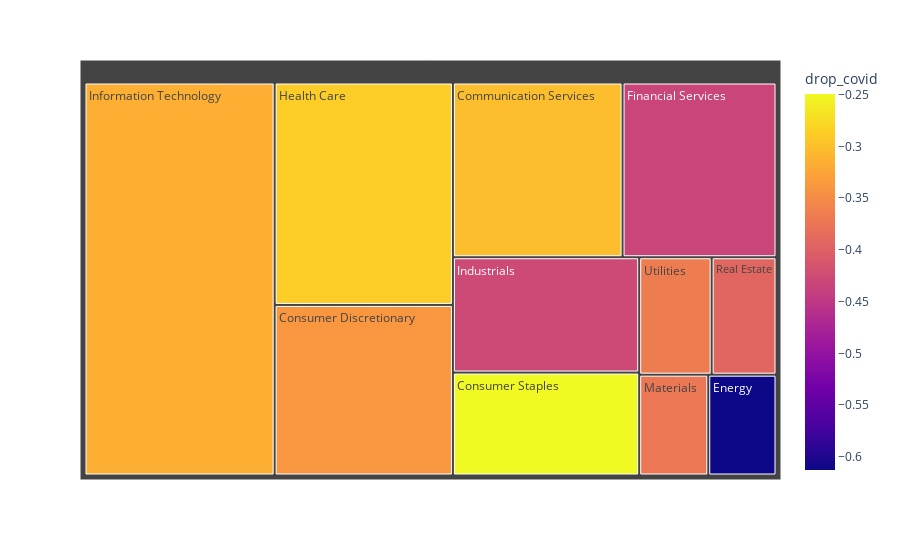

The notebook cell saved with this chart:
### Code cell
# A tree map for different sectors with their relative change since COVID19
# line graphs with actual trend for the indices

fig = px.treemap(percent, 
                 path=['Sector'], 
                 values='Percent',
                 #color='change_yoy'
                 color='drop_covid'
                )
fig.show()

### Figure 1 — Plotly figure (JSON) as saved in the notebook; plotly's stock layout.template omitted (floating-point values rounded to 4 significant figures)
{"data": [{"branchvalues": "total", "customdata": [[-0.3015], [-0.3391], [-0.2494], [-0.6128], [-0.4334], [-0.2875], [-0.4278], [-0.3151], [-0.3728], [-0.3928], [-0.367]], "domain": {"x": [0, 1], "y": [0, 1]}, "hoverlabel": {"namelength": 0}, "hovertemplate": "drop_covid=%{color}<br>labels=%{label}<br>Percent=%{value}<br>parent=%{parent}<br>id=%{id}", "ids": ["Communication Services", "Consumer Discretionary", "Consumer Staples", "Energy", "Financial Services", "Health Care", "Industrials", "Information Technology", "Materials", "Real Estate", "Utilities"], "labels": ["Communication Services", "Consumer Discretionary", "Consumer Staples", "Energy", "Financial Services", "Health Care", "Industrials", "Information Technology", "Materials", "Real Estate", "Utilities"], "marker": {"coloraxis": "coloraxis", "colors": [-0.3015, -0.3391, -0.2494, -0.6128, -0.4334, -0.2875, -0.4278, -0.3151, -0.3728, -0.3928, -0.367]}, "name": "", "parents": ["", "", "", "", "", "", "", "", "", "", ""], "type": "treemap", "values": [0.109, 0.1118, 0.0705, 0.0253, 0.0989, 0.1458, 0.079, 0.2748, 0.0256, 0.028, 0.0313]}], "layout": {"coloraxis": {"colorbar": {"title": {"text": "drop_covid"}}, "colorscale": [[0, "#0d0887"], [0.1111, "#46039f"], [0.2222, "#7201a8"], [0.3333, "#9c179e"], [0.4444, "#bd3786"], [0.5556, "#d8576b"], [0.6667, "#ed7953"], [0.7778, "#fb9f3a"], [0.8889, "#fdca26"], [1, "#f0f921"]]}, "legend": {"tracegroupgap": 0}, "margin": {"t": 60}}}
